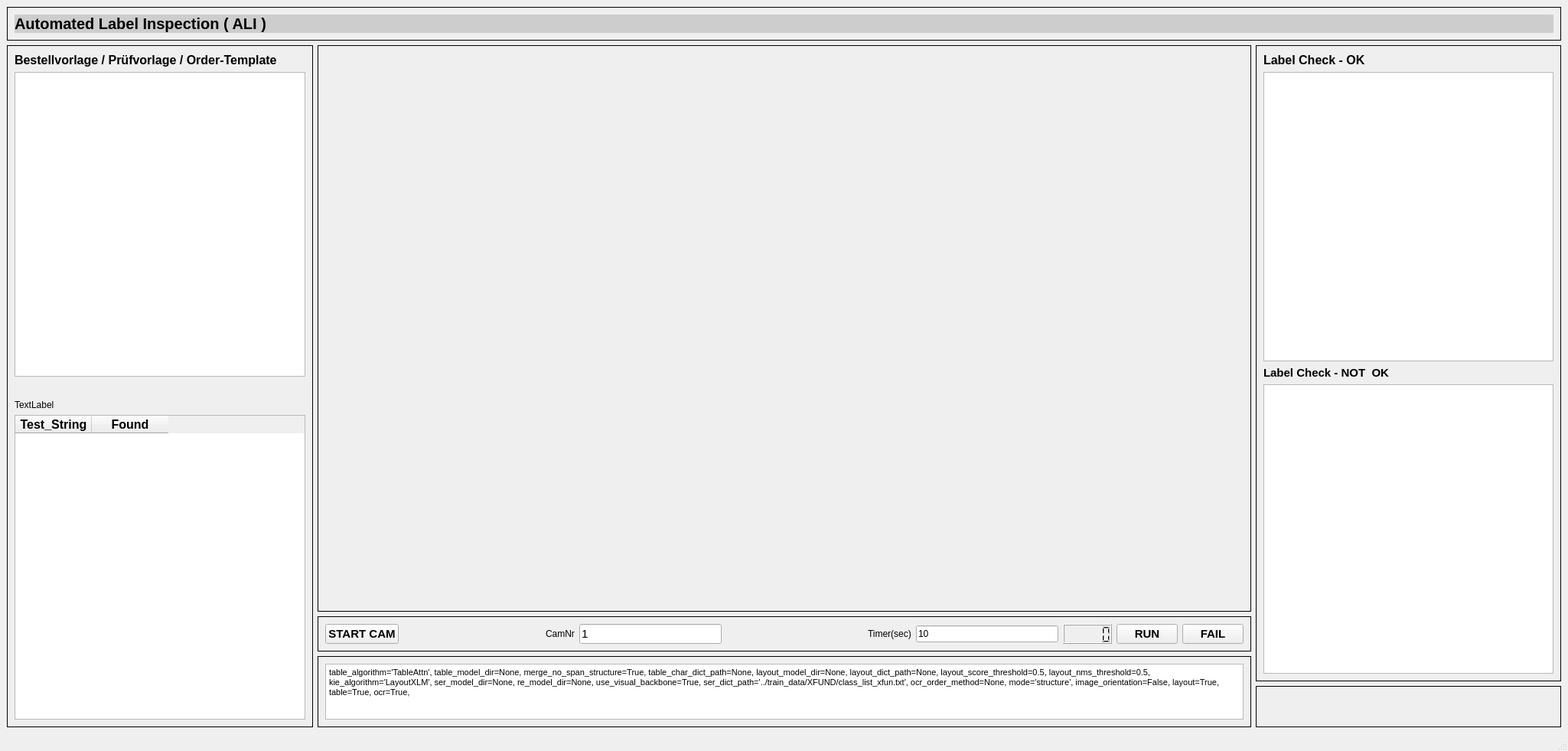
<?xml version="1.0" encoding="UTF-8"?>
<ui version="4.0">
 <class>MainWindow</class>
 <widget class="QMainWindow" name="MainWindow">
  <property name="geometry">
   <rect>
    <x>0</x>
    <y>0</y>
    <width>2049</width>
    <height>981</height>
   </rect>
  </property>
  <property name="windowTitle">
   <string>MainWindow</string>
  </property>
  <widget class="QWidget" name="centralwidget">
   <layout class="QGridLayout" name="gridLayout">
    <item row="0" column="0" colspan="3">
     <widget class="QFrame" name="frame">
      <property name="frameShape">
       <enum>QFrame::Box</enum>
      </property>
      <property name="frameShadow">
       <enum>QFrame::Plain</enum>
      </property>
      <layout class="QVBoxLayout" name="verticalLayout">
       <item>
        <widget class="QLabel" name="lbl_headline">
         <property name="font">
          <font>
           <pointsize>15</pointsize>
           <weight>75</weight>
           <bold>true</bold>
           <strikeout>false</strikeout>
          </font>
         </property>
         <property name="styleSheet">
          <string notr="true">background-color: rgb(205, 205, 205);</string>
         </property>
         <property name="frameShape">
          <enum>QFrame::NoFrame</enum>
         </property>
         <property name="frameShadow">
          <enum>QFrame::Plain</enum>
         </property>
         <property name="text">
          <string>Automated Label Inspection ( ALI )             </string>
         </property>
        </widget>
       </item>
      </layout>
     </widget>
    </item>
    <item row="1" column="0">
     <widget class="QFrame" name="frame_2">
      <property name="maximumSize">
       <size>
        <width>400</width>
        <height>16777215</height>
       </size>
      </property>
      <property name="frameShape">
       <enum>QFrame::Box</enum>
      </property>
      <property name="frameShadow">
       <enum>QFrame::Plain</enum>
      </property>
      <layout class="QVBoxLayout" name="verticalLayout_2">
       <item>
        <widget class="QLabel" name="lbl_ObjectCamera_2">
         <property name="font">
          <font>
           <pointsize>12</pointsize>
           <weight>75</weight>
           <bold>true</bold>
          </font>
         </property>
         <property name="text">
          <string>Bestellvorlage / Prüfvorlage / Order-Template</string>
         </property>
        </widget>
       </item>
       <item>
        <widget class="QListWidget" name="listWidget_orderTemplates">
         <property name="font">
          <font>
           <pointsize>13</pointsize>
          </font>
         </property>
         <property name="statusTip">
          <string extracomment="in this list we have LEARNED objects ( images )"/>
         </property>
        </widget>
       </item>
       <item>
        <widget class="QLabel" name="lbl_previewOrderTemplateImage">
         <property name="font">
          <font>
           <pointsize>12</pointsize>
           <weight>75</weight>
           <bold>true</bold>
          </font>
         </property>
         <property name="text">
          <string/>
         </property>
         <property name="pixmap">
          <pixmap resource="image.qrc">:/image/images/preview.png</pixmap>
         </property>
         <property name="scaledContents">
          <bool>false</bool>
         </property>
        </widget>
       </item>
       <item>
        <widget class="QLabel" name="label_currentSelectedTemplate">
         <property name="text">
          <string>TextLabel</string>
         </property>
        </widget>
       </item>
       <item>
        <widget class="QTableWidget" name="tableWidget_searchStrings">
         <property name="font">
          <font>
           <pointsize>12</pointsize>
           <weight>75</weight>
           <bold>true</bold>
          </font>
         </property>
         <property name="sizeAdjustPolicy">
          <enum>QAbstractScrollArea::AdjustToContents</enum>
         </property>
         <column>
          <property name="text">
           <string>Test_String</string>
          </property>
         </column>
         <column>
          <property name="text">
           <string>Found</string>
          </property>
         </column>
        </widget>
       </item>
      </layout>
     </widget>
    </item>
    <item row="1" column="1">
     <layout class="QVBoxLayout" name="verticalLayout_8">
      <item>
       <widget class="QFrame" name="frame_3">
        <property name="frameShape">
         <enum>QFrame::Box</enum>
        </property>
        <property name="frameShadow">
         <enum>QFrame::Plain</enum>
        </property>
        <layout class="QVBoxLayout" name="verticalLayout_3">
         <item>
          <widget class="QLabel" name="label_cameraLive">
           <property name="minimumSize">
            <size>
             <width>1200</width>
             <height>720</height>
            </size>
           </property>
           <property name="font">
            <font>
             <pointsize>12</pointsize>
             <weight>75</weight>
             <bold>true</bold>
            </font>
           </property>
           <property name="text">
            <string/>
           </property>
           <property name="pixmap">
            <pixmap resource="image.qrc">:/image/images/webcam.png</pixmap>
           </property>
           <property name="scaledContents">
            <bool>false</bool>
           </property>
          </widget>
         </item>
        </layout>
       </widget>
      </item>
      <item>
       <widget class="QFrame" name="frame_4">
        <property name="frameShape">
         <enum>QFrame::Box</enum>
        </property>
        <property name="frameShadow">
         <enum>QFrame::Plain</enum>
        </property>
        <layout class="QVBoxLayout" name="verticalLayout_4">
         <item>
          <layout class="QHBoxLayout" name="horizontalLayout">
           <item>
            <widget class="QPushButton" name="pushButton_StartStopCam">
             <property name="font">
              <font>
               <pointsize>11</pointsize>
               <weight>75</weight>
               <italic>false</italic>
               <bold>true</bold>
              </font>
             </property>
             <property name="layoutDirection">
              <enum>Qt::LeftToRight</enum>
             </property>
             <property name="autoFillBackground">
              <bool>false</bool>
             </property>
             <property name="text">
              <string>START CAM</string>
             </property>
            </widget>
           </item>
           <item>
            <spacer name="horizontalSpacer">
             <property name="orientation">
              <enum>Qt::Horizontal</enum>
             </property>
             <property name="sizeHint" stdset="0">
              <size>
               <width>40</width>
               <height>20</height>
              </size>
             </property>
            </spacer>
           </item>
           <item>
            <widget class="QLabel" name="label_3">
             <property name="text">
              <string>CamNr</string>
             </property>
            </widget>
           </item>
           <item>
            <widget class="QLineEdit" name="lineEdit_camNr">
             <property name="font">
              <font>
               <pointsize>11</pointsize>
              </font>
             </property>
             <property name="text">
              <string>1</string>
             </property>
            </widget>
           </item>
           <item>
            <spacer name="horizontalSpacer_2">
             <property name="orientation">
              <enum>Qt::Horizontal</enum>
             </property>
             <property name="sizeHint" stdset="0">
              <size>
               <width>40</width>
               <height>20</height>
              </size>
             </property>
            </spacer>
           </item>
           <item>
            <widget class="QLabel" name="label_4">
             <property name="text">
              <string>Timer(sec)</string>
             </property>
            </widget>
           </item>
           <item>
            <widget class="QLineEdit" name="lineEdit_timer">
             <property name="text">
              <string>10</string>
             </property>
            </widget>
           </item>
           <item>
            <widget class="QLCDNumber" name="lcdNumber_lcd">
             <property name="font">
              <font>
               <pointsize>9</pointsize>
               <weight>75</weight>
               <bold>true</bold>
              </font>
             </property>
            </widget>
           </item>
           <item>
            <widget class="QPushButton" name="pushButton_runTest">
             <property name="font">
              <font>
               <pointsize>11</pointsize>
               <weight>75</weight>
               <bold>true</bold>
              </font>
             </property>
             <property name="text">
              <string>RUN</string>
             </property>
            </widget>
           </item>
           <item>
            <widget class="QPushButton" name="pushButton_save">
             <property name="enabled">
              <bool>true</bool>
             </property>
             <property name="font">
              <font>
               <pointsize>11</pointsize>
               <weight>75</weight>
               <bold>true</bold>
              </font>
             </property>
             <property name="text">
              <string>FAIL</string>
             </property>
            </widget>
           </item>
          </layout>
         </item>
        </layout>
       </widget>
      </item>
      <item>
       <widget class="QFrame" name="frame_5">
        <property name="frameShape">
         <enum>QFrame::Box</enum>
        </property>
        <property name="frameShadow">
         <enum>QFrame::Plain</enum>
        </property>
        <layout class="QVBoxLayout" name="verticalLayout_5">
         <item>
          <widget class="QTextBrowser" name="textBrowser_log">
           <property name="html">
            <string>&lt;!DOCTYPE HTML PUBLIC &quot;-//W3C//DTD HTML 4.0//EN&quot; &quot;http://www.w3.org/TR/REC-html40/strict.dtd&quot;&gt;
&lt;html&gt;&lt;head&gt;&lt;meta name=&quot;qrichtext&quot; content=&quot;1&quot; /&gt;&lt;style type=&quot;text/css&quot;&gt;
p, li { white-space: pre-wrap; }
&lt;/style&gt;&lt;/head&gt;&lt;body style=&quot; font-family:'MS Shell Dlg 2'; font-size:8.25pt; font-weight:400; font-style:normal;&quot;&gt;
&lt;p style=&quot; margin-top:0px; margin-bottom:0px; margin-left:0px; margin-right:0px; -qt-block-indent:0; text-indent:0px;&quot;&gt;table_algorithm='TableAttn', table_model_dir=None, merge_no_span_structure=True, table_char_dict_path=None, layout_model_dir=None, layout_dict_path=None, layout_score_threshold=0.5, layout_nms_threshold=0.5, kie_algorithm='LayoutXLM', ser_model_dir=None, re_model_dir=None, use_visual_backbone=True, ser_dict_path='../train_data/XFUND/class_list_xfun.txt', ocr_order_method=None, mode='structure', image_orientation=False, layout=True, table=True, ocr=True,&lt;/p&gt;&lt;/body&gt;&lt;/html&gt;</string>
           </property>
          </widget>
         </item>
        </layout>
       </widget>
      </item>
     </layout>
    </item>
    <item row="1" column="2">
     <layout class="QVBoxLayout" name="verticalLayout_9">
      <item>
       <widget class="QFrame" name="frame_6">
        <property name="minimumSize">
         <size>
          <width>300</width>
          <height>0</height>
         </size>
        </property>
        <property name="frameShape">
         <enum>QFrame::Box</enum>
        </property>
        <property name="frameShadow">
         <enum>QFrame::Plain</enum>
        </property>
        <layout class="QVBoxLayout" name="verticalLayout_6">
         <item>
          <widget class="QLabel" name="label">
           <property name="font">
            <font>
             <pointsize>12</pointsize>
             <weight>75</weight>
             <bold>true</bold>
            </font>
           </property>
           <property name="text">
            <string>Label Check - OK</string>
           </property>
          </widget>
         </item>
         <item>
          <widget class="QListWidget" name="listWidget_checkOK">
           <property name="minimumSize">
            <size>
             <width>300</width>
             <height>0</height>
            </size>
           </property>
          </widget>
         </item>
         <item>
          <widget class="QLabel" name="label_2">
           <property name="font">
            <font>
             <pointsize>11</pointsize>
             <weight>75</weight>
             <bold>true</bold>
            </font>
           </property>
           <property name="text">
            <string>Label Check - NOT  OK</string>
           </property>
          </widget>
         </item>
         <item>
          <widget class="QListWidget" name="listWidget_checkFail">
           <property name="minimumSize">
            <size>
             <width>300</width>
             <height>0</height>
            </size>
           </property>
          </widget>
         </item>
        </layout>
       </widget>
      </item>
      <item>
       <widget class="QFrame" name="frame_7">
        <property name="frameShape">
         <enum>QFrame::Box</enum>
        </property>
        <property name="frameShadow">
         <enum>QFrame::Plain</enum>
        </property>
        <layout class="QVBoxLayout" name="verticalLayout_7">
         <item>
          <widget class="QLabel" name="label_ampel">
           <property name="text">
            <string/>
           </property>
           <property name="pixmap">
            <pixmap resource="image.qrc">:/image/images/red.JPG</pixmap>
           </property>
           <property name="scaledContents">
            <bool>false</bool>
           </property>
          </widget>
         </item>
         <item>
          <widget class="QLabel" name="label_miniCamView">
           <property name="text">
            <string/>
           </property>
           <property name="pixmap">
            <pixmap resource="image.qrc">:/image/images/webcamMini.png</pixmap>
           </property>
           <property name="scaledContents">
            <bool>false</bool>
           </property>
          </widget>
         </item>
        </layout>
       </widget>
      </item>
     </layout>
    </item>
   </layout>
  </widget>
  <widget class="QMenuBar" name="menubar">
   <property name="geometry">
    <rect>
     <x>0</x>
     <y>0</y>
     <width>2049</width>
     <height>21</height>
    </rect>
   </property>
  </widget>
  <widget class="QStatusBar" name="statusbar"/>
 </widget>
 <resources>
  <include location="image.qrc"/>
 </resources>
 <connections/>
</ui>
